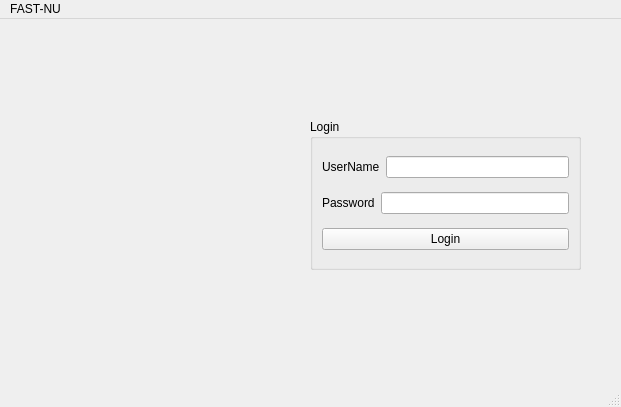
<?xml version="1.0" encoding="UTF-8"?>
<ui version="4.0">
 <class>MainWindow</class>
 <widget class="QMainWindow" name="MainWindow">
  <property name="geometry">
   <rect>
    <x>0</x>
    <y>0</y>
    <width>621</width>
    <height>407</height>
   </rect>
  </property>
  <property name="windowTitle">
   <string>MainWindow</string>
  </property>
  <widget class="QWidget" name="centralwidget">
   <widget class="QGroupBox" name="groupBox">
    <property name="geometry">
     <rect>
      <x>310</x>
      <y>100</y>
      <width>271</width>
      <height>151</height>
     </rect>
    </property>
    <property name="title">
     <string>Login</string>
    </property>
    <layout class="QVBoxLayout" name="verticalLayout">
     <item>
      <layout class="QHBoxLayout" name="horizontalLayout">
       <item>
        <widget class="QLabel" name="label">
         <property name="text">
          <string>UserName</string>
         </property>
         <property name="buddy">
          <cstring>username</cstring>
         </property>
        </widget>
       </item>
       <item>
        <widget class="QLineEdit" name="username"/>
       </item>
      </layout>
     </item>
     <item>
      <layout class="QHBoxLayout" name="horizontalLayout_2">
       <item>
        <widget class="QLabel" name="label_2">
         <property name="text">
          <string>Password</string>
         </property>
         <property name="buddy">
          <cstring>pass</cstring>
         </property>
        </widget>
       </item>
       <item>
        <widget class="QLineEdit" name="pass"/>
       </item>
      </layout>
     </item>
     <item>
      <widget class="QPushButton" name="pushButton">
       <property name="text">
        <string>Login</string>
       </property>
      </widget>
     </item>
    </layout>
   </widget>
   <widget class="QLabel" name="logo">
    <property name="geometry">
     <rect>
      <x>30</x>
      <y>30</y>
      <width>271</width>
      <height>301</height>
     </rect>
    </property>
    <property name="text">
     <string/>
    </property>
    <property name="pixmap">
     <pixmap>C:/Users/Sufyan/Desktop/250px-National_University_of_Computer_and_Emerging_Sciences_logo.png</pixmap>
    </property>
   </widget>
  </widget>
  <widget class="QMenuBar" name="menubar">
   <property name="geometry">
    <rect>
     <x>0</x>
     <y>0</y>
     <width>621</width>
     <height>21</height>
    </rect>
   </property>
   <widget class="QMenu" name="menuFAST_NU">
    <property name="title">
     <string>FAST-NU</string>
    </property>
   </widget>
   <addaction name="menuFAST_NU"/>
  </widget>
  <widget class="QStatusBar" name="statusbar"/>
 </widget>
 <resources/>
 <connections/>
</ui>
